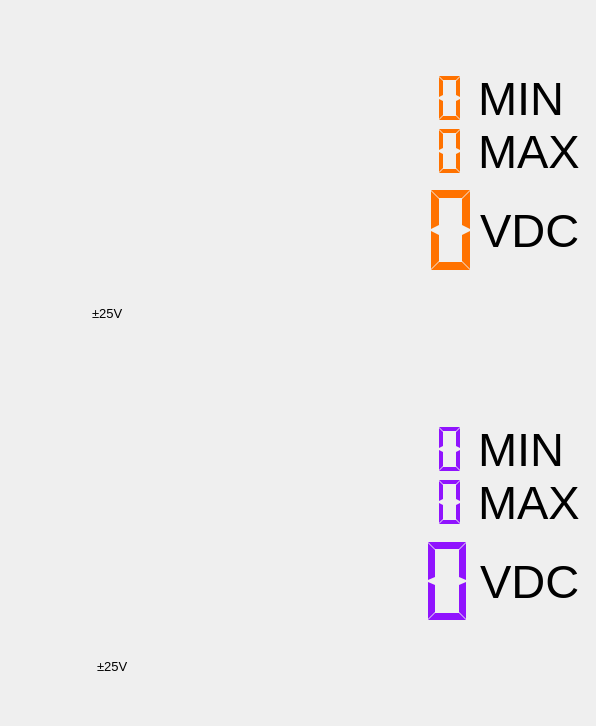
      <widget class="scopy::DetachDragZone" name="leftPanel" native="true">
       <property name="styleSheet">
        <string notr="true"/>
       </property>
       <layout class="QHBoxLayout" name="horizontalLayout_8">
        <property name="leftMargin">
         <number>32</number>
        </property>
        <property name="topMargin">
         <number>32</number>
        </property>
        <property name="rightMargin">
         <number>16</number>
        </property>
        <property name="bottomMargin">
         <number>32</number>
        </property>
        <item>
         <layout class="QVBoxLayout" name="mainLayout">
          <property name="spacing">
           <number>20</number>
          </property>
          <item>
           <spacer name="verticalSpacer_5">
            <property name="orientation">
             <enum>Qt::Vertical</enum>
            </property>
            <property name="sizeType">
             <enum>QSizePolicy::Maximum</enum>
            </property>
            <property name="sizeHint" stdset="0">
             <size>
              <width>0</width>
              <height>0</height>
             </size>
            </property>
           </spacer>
          </item>
          <item>
           <layout class="QHBoxLayout" name="horizontalLayout_7">
            <property name="spacing">
             <number>12</number>
            </property>
            <item>
             <layout class="QVBoxLayout" name="verticalLayout_8">
              <property name="leftMargin">
               <number>0</number>
              </property>
              <property name="bottomMargin">
               <number>0</number>
              </property>
              <item>
               <widget class="scopy::Sismograph" name="sismograph_ch1">
                <property name="sizePolicy">
                 <sizepolicy hsizetype="MinimumExpanding" vsizetype="MinimumExpanding">
                  <horstretch>0</horstretch>
                  <verstretch>0</verstretch>
                 </sizepolicy>
                </property>
                <property name="frameShape">
                 <enum>QFrame::NoFrame</enum>
                </property>
               </widget>
              </item>
              <item>
               <layout class="QHBoxLayout" name="horizontalLayout_17">
                <property name="topMargin">
                 <number>0</number>
                </property>
                <item>
                 <spacer name="horizontalSpacer_6">
                  <property name="orientation">
                   <enum>Qt::Horizontal</enum>
                  </property>
                  <property name="sizeHint" stdset="0">
                   <size>
                    <width>40</width>
                    <height>20</height>
                   </size>
                  </property>
                 </spacer>
                </item>
                <item>
                 <widget class="QLabel" name="ch1ErrorLabel">
                  <property name="styleSheet">
                   <string notr="true">font-size: 13px;
color: red;
text-align:right;</string>
                  </property>
                  <property name="text">
                   <string/>
                  </property>
                  <property name="alignment">
                   <set>Qt::AlignBottom|Qt::AlignLeading|Qt::AlignLeft</set>
                  </property>
                 </widget>
                </item>
                <item>
                 <widget class="QLabel" name="currentGainCh1Label">
                  <property name="styleSheet">
                   <string notr="true">font-size: 13px;
text-align:center;</string>
                  </property>
                  <property name="text">
                   <string>±25V</string>
                  </property>
                 </widget>
                </item>
               </layout>
              </item>
             </layout>
            </item>
            <item>
             <layout class="QVBoxLayout" name="verticalLayout_2">
              <property name="spacing">
               <number>0</number>
              </property>
              <item>
               <widget class="QWidget" name="peakCh1Widget" native="true">
                <layout class="QGridLayout" name="gridLayout_5">
                 <property name="leftMargin">
                  <number>0</number>
                 </property>
                 <property name="topMargin">
                  <number>0</number>
                 </property>
                 <property name="rightMargin">
                  <number>0</number>
                 </property>
                 <property name="bottomMargin">
                  <number>0</number>
                 </property>
                 <property name="verticalSpacing">
                  <number>0</number>
                 </property>
                 <item row="1" column="1">
                  <widget class="scopy::LcdNumber" name="minCh1">
                   <property name="sizePolicy">
                    <sizepolicy hsizetype="Fixed" vsizetype="Minimum">
                     <horstretch>0</horstretch>
                     <verstretch>0</verstretch>
                    </sizepolicy>
                   </property>
                   <property name="minimumSize">
                    <size>
                     <width>200</width>
                     <height>0</height>
                    </size>
                   </property>
                   <property name="styleSheet">
                    <string notr="true">QLCDNumber { color: #ff7200; }</string>
                   </property>
                   <property name="frameShape">
                    <enum>QFrame::NoFrame</enum>
                   </property>
                   <property name="digitCount">
                    <number>7</number>
                   </property>
                   <property name="segmentStyle">
                    <enum>QLCDNumber::Flat</enum>
                   </property>
                  </widget>
                 </item>
                 <item row="2" column="1">
                  <widget class="scopy::LcdNumber" name="maxCh1">
                   <property name="sizePolicy">
                    <sizepolicy hsizetype="Fixed" vsizetype="Minimum">
                     <horstretch>0</horstretch>
                     <verstretch>0</verstretch>
                    </sizepolicy>
                   </property>
                   <property name="minimumSize">
                    <size>
                     <width>200</width>
                     <height>0</height>
                    </size>
                   </property>
                   <property name="styleSheet">
                    <string notr="true">QLCDNumber { color: #ff7200; }</string>
                   </property>
                   <property name="frameShape">
                    <enum>QFrame::NoFrame</enum>
                   </property>
                   <property name="digitCount">
                    <number>7</number>
                   </property>
                   <property name="segmentStyle">
                    <enum>QLCDNumber::Flat</enum>
                   </property>
                  </widget>
                 </item>
                 <item row="2" column="2">
                  <widget class="QLabel" name="label_9">
                   <property name="sizePolicy">
                    <sizepolicy hsizetype="Preferred" vsizetype="Preferred">
                     <horstretch>0</horstretch>
                     <verstretch>0</verstretch>
                    </sizepolicy>
                   </property>
                   <property name="minimumSize">
                    <size>
                     <width>0</width>
                     <height>0</height>
                    </size>
                   </property>
                   <property name="styleSheet">
                    <string notr="true">font-size:35pt;</string>
                   </property>
                   <property name="text">
                    <string>MAX</string>
                   </property>
                  </widget>
                 </item>
                 <item row="1" column="2">
                  <widget class="QLabel" name="label_8">
                   <property name="sizePolicy">
                    <sizepolicy hsizetype="Preferred" vsizetype="Preferred">
                     <horstretch>0</horstretch>
                     <verstretch>0</verstretch>
                    </sizepolicy>
                   </property>
                   <property name="minimumSize">
                    <size>
                     <width>0</width>
                     <height>0</height>
                    </size>
                   </property>
                   <property name="styleSheet">
                    <string notr="true">font-size:35pt;</string>
                   </property>
                   <property name="text">
                    <string>MIN</string>
                   </property>
                  </widget>
                 </item>
                 <item row="1" column="0" rowspan="2">
                  <spacer name="horizontalSpacer_5">
                   <property name="orientation">
                    <enum>Qt::Horizontal</enum>
                   </property>
                   <property name="sizeHint" stdset="0">
                    <size>
                     <width>20</width>
                     <height>0</height>
                    </size>
                   </property>
                  </spacer>
                 </item>
                 <item row="0" column="0" colspan="3">
                  <spacer name="verticalSpacer_7">
                   <property name="orientation">
                    <enum>Qt::Vertical</enum>
                   </property>
                   <property name="sizeHint" stdset="0">
                    <size>
                     <width>0</width>
                     <height>40</height>
                    </size>
                   </property>
                  </spacer>
                 </item>
                </layout>
               </widget>
              </item>
              <item>
               <layout class="QHBoxLayout" name="horizontalLayout_5">
                <property name="bottomMargin">
                 <number>40</number>
                </property>
                <item>
                 <spacer name="horizontalSpacer_2">
                  <property name="orientation">
                   <enum>Qt::Horizontal</enum>
                  </property>
                  <property name="sizeType">
                   <enum>QSizePolicy::Expanding</enum>
                  </property>
                  <property name="sizeHint" stdset="0">
                   <size>
                    <width>0</width>
                    <height>0</height>
                   </size>
                  </property>
                 </spacer>
                </item>
                <item>
                 <widget class="scopy::LcdNumber" name="lcdCh1">
                  <property name="sizePolicy">
                   <sizepolicy hsizetype="Fixed" vsizetype="Fixed">
                    <horstretch>0</horstretch>
                    <verstretch>0</verstretch>
                   </sizepolicy>
                  </property>
                  <property name="minimumSize">
                   <size>
                    <width>345</width>
                    <height>105</height>
                   </size>
                  </property>
                  <property name="styleSheet">
                   <string notr="true">QLCDNumber { color: #ff7200; }</string>
                  </property>
                  <property name="frameShape">
                   <enum>QFrame::NoFrame</enum>
                  </property>
                  <property name="digitCount">
                   <number>7</number>
                  </property>
                  <property name="segmentStyle">
                   <enum>QLCDNumber::Flat</enum>
                  </property>
                 </widget>
                </item>
                <item>
                 <widget class="QLabel" name="labelCh1">
                  <property name="sizePolicy">
                   <sizepolicy hsizetype="Preferred" vsizetype="Preferred">
                    <horstretch>0</horstretch>
                    <verstretch>0</verstretch>
                   </sizepolicy>
                  </property>
                  <property name="minimumSize">
                   <size>
                    <width>0</width>
                    <height>0</height>
                   </size>
                  </property>
                  <property name="styleSheet">
                   <string notr="true">QLabel[ac=false] { qproperty-text: &quot;VDC&quot;; }
QLabel[ac=true] { qproperty-text: &quot;VRMS&quot;; }
QLabel{font-size:35pt;}</string>
                  </property>
                  <property name="text">
                   <string>VDC</string>
                  </property>
                 </widget>
                </item>
               </layout>
              </item>
              <item>
               <widget class="scopy::CustomScale" name="scaleCh1" native="true">
                <property name="lowerBound" stdset="0">
                 <double>-0.100000000000000</double>
                </property>
                <property name="upperBound" stdset="0">
                 <double>0.100000000000000</double>
                </property>
                <property name="scaleMaxMajor" stdset="0">
                 <number>5</number>
                </property>
                <property name="scaleMaxMinor" stdset="0">
                 <number>5</number>
                </property>
                <property name="borderWidth" stdset="0">
                 <number>0</number>
                </property>
               </widget>
              </item>
             </layout>
            </item>
           </layout>
          </item>
          <item>
           <spacer name="verticalSpacer_6">
            <property name="orientation">
             <enum>Qt::Vertical</enum>
            </property>
            <property name="sizeType">
             <enum>QSizePolicy::Maximum</enum>
            </property>
            <property name="sizeHint" stdset="0">
             <size>
              <width>0</width>
              <height>40</height>
             </size>
            </property>
           </spacer>
          </item>
          <item>
           <layout class="QHBoxLayout" name="horizontalLayout_9">
            <property name="spacing">
             <number>12</number>
            </property>
            <item>
             <layout class="QVBoxLayout" name="verticalLayout_9">
              <property name="leftMargin">
               <number>0</number>
              </property>
              <property name="bottomMargin">
               <number>0</number>
              </property>
              <item>
               <widget class="scopy::Sismograph" name="sismograph_ch2">
                <property name="sizePolicy">
                 <sizepolicy hsizetype="MinimumExpanding" vsizetype="MinimumExpanding">
                  <horstretch>0</horstretch>
                  <verstretch>0</verstretch>
                 </sizepolicy>
                </property>
                <property name="frameShape">
                 <enum>QFrame::NoFrame</enum>
                </property>
               </widget>
              </item>
              <item>
               <layout class="QHBoxLayout" name="horizontalLayout_18">
                <property name="topMargin">
                 <number>0</number>
                </property>
                <item>
                 <spacer name="horizontalSpacer_8">
                  <property name="orientation">
                   <enum>Qt::Horizontal</enum>
                  </property>
                  <property name="sizeHint" stdset="0">
                   <size>
                    <width>40</width>
                    <height>20</height>
                   </size>
                  </property>
                 </spacer>
                </item>
                <item>
                 <widget class="QLabel" name="ch2ErrorLabel">
                  <property name="styleSheet">
                   <string notr="true">font-size: 13px;
color: red;
text-align:right;</string>
                  </property>
                  <property name="text">
                   <string/>
                  </property>
                  <property name="alignment">
                   <set>Qt::AlignBottom|Qt::AlignLeading|Qt::AlignLeft</set>
                  </property>
                 </widget>
                </item>
                <item>
                 <widget class="QLabel" name="currentGainCh2Label">
                  <property name="styleSheet">
                   <string notr="true">font-size: 13px;
text-align:center;</string>
                  </property>
                  <property name="text">
                   <string>±25V</string>
                  </property>
                  <property name="alignment">
                   <set>Qt::AlignBottom|Qt::AlignLeading|Qt::AlignLeft</set>
                  </property>
                 </widget>
                </item>
               </layout>
              </item>
             </layout>
            </item>
            <item>
             <layout class="QVBoxLayout" name="verticalLayout_3">
              <property name="spacing">
               <number>0</number>
              </property>
              <item>
               <widget class="QWidget" name="peakCh2Widget" native="true">
                <layout class="QGridLayout" name="layout">
                 <property name="leftMargin">
                  <number>0</number>
                 </property>
                 <property name="topMargin">
                  <number>0</number>
                 </property>
                 <property name="rightMargin">
                  <number>0</number>
                 </property>
                 <property name="bottomMargin">
                  <number>0</number>
                 </property>
                 <property name="verticalSpacing">
                  <number>0</number>
                 </property>
                 <item row="1" column="2">
                  <widget class="QLabel" name="label_10">
                   <property name="sizePolicy">
                    <sizepolicy hsizetype="Preferred" vsizetype="Preferred">
                     <horstretch>0</horstretch>
                     <verstretch>0</verstretch>
                    </sizepolicy>
                   </property>
                   <property name="minimumSize">
                    <size>
                     <width>0</width>
                     <height>0</height>
                    </size>
                   </property>
                   <property name="styleSheet">
                    <string notr="true">font-size:35pt;</string>
                   </property>
                   <property name="text">
                    <string>MIN</string>
                   </property>
                  </widget>
                 </item>
                 <item row="1" column="1">
                  <widget class="scopy::LcdNumber" name="minCh2">
                   <property name="sizePolicy">
                    <sizepolicy hsizetype="Fixed" vsizetype="Minimum">
                     <horstretch>0</horstretch>
                     <verstretch>0</verstretch>
                    </sizepolicy>
                   </property>
                   <property name="minimumSize">
                    <size>
                     <width>200</width>
                     <height>0</height>
                    </size>
                   </property>
                   <property name="styleSheet">
                    <string notr="true">QLCDNumber { color: #9013fe; }</string>
                   </property>
                   <property name="frameShape">
                    <enum>QFrame::NoFrame</enum>
                   </property>
                   <property name="digitCount">
                    <number>7</number>
                   </property>
                   <property name="segmentStyle">
                    <enum>QLCDNumber::Flat</enum>
                   </property>
                  </widget>
                 </item>
                 <item row="1" column="0" rowspan="2">
                  <spacer name="horizontalSpacer_7">
                   <property name="orientation">
                    <enum>Qt::Horizontal</enum>
                   </property>
                   <property name="sizeHint" stdset="0">
                    <size>
                     <width>40</width>
                     <height>0</height>
                    </size>
                   </property>
                  </spacer>
                 </item>
                 <item row="2" column="1">
                  <widget class="scopy::LcdNumber" name="maxCh2">
                   <property name="sizePolicy">
                    <sizepolicy hsizetype="Fixed" vsizetype="Minimum">
                     <horstretch>0</horstretch>
                     <verstretch>0</verstretch>
                    </sizepolicy>
                   </property>
                   <property name="minimumSize">
                    <size>
                     <width>200</width>
                     <height>0</height>
                    </size>
                   </property>
                   <property name="styleSheet">
                    <string notr="true">QLCDNumber { color: #9013fe; }</string>
                   </property>
                   <property name="frameShape">
                    <enum>QFrame::NoFrame</enum>
                   </property>
                   <property name="digitCount">
                    <number>7</number>
                   </property>
                   <property name="segmentStyle">
                    <enum>QLCDNumber::Flat</enum>
                   </property>
                  </widget>
                 </item>
                 <item row="2" column="2">
                  <widget class="QLabel" name="label_11">
                   <property name="sizePolicy">
                    <sizepolicy hsizetype="Preferred" vsizetype="Preferred">
                     <horstretch>0</horstretch>
                     <verstretch>0</verstretch>
                    </sizepolicy>
                   </property>
                   <property name="minimumSize">
                    <size>
                     <width>0</width>
                     <height>0</height>
                    </size>
                   </property>
                   <property name="styleSheet">
                    <string notr="true">font-size:35pt;</string>
                   </property>
                   <property name="text">
                    <string>MAX</string>
                   </property>
                  </widget>
                 </item>
                 <item row="0" column="0" colspan="3">
                  <spacer name="verticalSpacer_9">
                   <property name="orientation">
                    <enum>Qt::Vertical</enum>
                   </property>
                   <property name="sizeHint" stdset="0">
                    <size>
                     <width>0</width>
                     <height>40</height>
                    </size>
                   </property>
                  </spacer>
                 </item>
                </layout>
               </widget>
              </item>
              <item>
               <layout class="QHBoxLayout" name="horizontalLayout_6">
                <property name="bottomMargin">
                 <number>40</number>
                </property>
                <item>
                 <spacer name="horizontalSpacer">
                  <property name="orientation">
                   <enum>Qt::Horizontal</enum>
                  </property>
                  <property name="sizeType">
                   <enum>QSizePolicy::Expanding</enum>
                  </property>
                  <property name="sizeHint" stdset="0">
                   <size>
                    <width>0</width>
                    <height>0</height>
                   </size>
                  </property>
                 </spacer>
                </item>
                <item>
                 <widget class="scopy::LcdNumber" name="lcdCh2">
                  <property name="sizePolicy">
                   <sizepolicy hsizetype="Fixed" vsizetype="Fixed">
                    <horstretch>0</horstretch>
                    <verstretch>0</verstretch>
                   </sizepolicy>
                  </property>
                  <property name="minimumSize">
                   <size>
                    <width>340</width>
                    <height>105</height>
                   </size>
                  </property>
                  <property name="styleSheet">
                   <string notr="true">QLCDNumber { color: #9013fe; }</string>
                  </property>
                  <property name="frameShape">
                   <enum>QFrame::NoFrame</enum>
                  </property>
                  <property name="digitCount">
                   <number>7</number>
                  </property>
                  <property name="segmentStyle">
                   <enum>QLCDNumber::Flat</enum>
                  </property>
                 </widget>
                </item>
                <item>
                 <widget class="QLabel" name="labelCh2">
                  <property name="sizePolicy">
                   <sizepolicy hsizetype="Preferred" vsizetype="Preferred">
                    <horstretch>0</horstretch>
                    <verstretch>0</verstretch>
                   </sizepolicy>
                  </property>
                  <property name="minimumSize">
                   <size>
                    <width>0</width>
                    <height>0</height>
                   </size>
                  </property>
                  <property name="styleSheet">
                   <string notr="true">QLabel[ac=false] { qproperty-text: &quot;VDC&quot;; }
QLabel[ac=true] { qproperty-text: &quot;VRMS&quot;; }
QLabel{font-size:35pt;}</string>
                  </property>
                  <property name="text">
                   <string>VDC</string>
                  </property>
                 </widget>
                </item>
               </layout>
              </item>
              <item>
               <widget class="scopy::CustomScale" name="scaleCh2" native="true">
                <property name="lowerBound" stdset="0">
                 <double>-0.100000000000000</double>
                </property>
                <property name="upperBound" stdset="0">
                 <double>0.100000000000000</double>
                </property>
                <property name="scaleMaxMajor" stdset="0">
                 <number>5</number>
                </property>
                <property name="scaleMaxMinor" stdset="0">
                 <number>5</number>
                </property>
                <property name="borderWidth" stdset="0">
                 <number>0</number>
                </property>
               </widget>
              </item>
             </layout>
            </item>
           </layout>
          </item>
          <item>
           <widget class="scopy::InstrumentNotes" name="instrumentNotes" native="true">
            <property name="styleSheet">
             <string notr="true"/>
            </property>
           </widget>
          </item>
          <item>
           <spacer name="verticalSpacer_4">
            <property name="orientation">
             <enum>Qt::Vertical</enum>
            </property>
            <property name="sizeType">
             <enum>QSizePolicy::Maximum</enum>
            </property>
            <property name="sizeHint" stdset="0">
             <size>
              <width>0</width>
              <height>0</height>
             </size>
            </property>
           </spacer>
          </item>
         </layout>
        </item>
       </layout>
      </widget>
